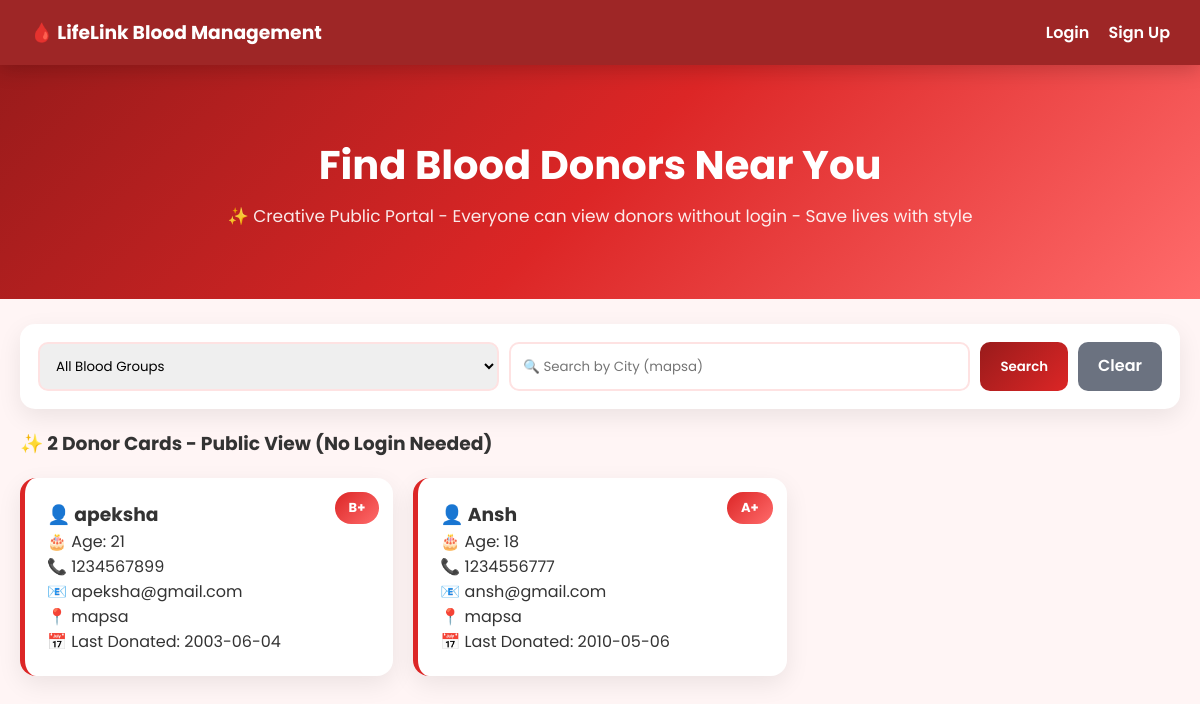
The page / on the database its author committed.
### tables this page shows
CREATE TABLE `donors` (
  `id` int(11) NOT NULL,
  `name` varchar(100) NOT NULL,
  `blood_group` varchar(5) NOT NULL,
  `age` int(11) NOT NULL,
  `phone` varchar(15) NOT NULL,
  `email` varchar(100) NOT NULL,
  `address` text NOT NULL,
  `last_donation_date` date DEFAULT NULL,
  `user_id` int(11) DEFAULT NULL,
  `created_at` timestamp NOT NULL DEFAULT current_timestamp()
);

### index.php (the view, shortened to what this page needs)
<?php include 'config.php'; ?>
<!DOCTYPE html><html><head><title>LifeLink - Home</title><meta name="viewport" content="width=device-width, initial-scale=1"><link rel="stylesheet" href="css/style.css"></head><body>
<div class="header"><h3>🩸 LifeLink Blood Management</h3><div>
<?php if(isset($_SESSION['username'])){ echo htmlspecialchars($_SESSION['username'])." (".$_SESSION['role'].")"; ?>
<a href="dashboard.php">Dashboard</a><?php if($_SESSION['role']=='admin'){ ?><a href="admin.php">Admin Panel</a><?php } ?><a href="logout.php">Logout</a>
<?php }else{ ?><a href="login.php">Login</a> <a href="signup.php">Sign Up</a><?php } ?>
</div></div>
<div class="hero"><h1>Find Blood Donors Near You</h1><p>✨ Creative Public Portal - Everyone can view donors without login - Save lives with style</p></div>
<div class="container">
<div class="search-card">
<form method="GET" style="display:flex;gap:10px;flex:1;flex-wrap:wrap">
<select name="bg"><option value="">All Blood Groups</option><option>A+</option><option>A-</option><option>B+</option><option>B-</option><option>O+</option><option>O-</option><option>AB+</option><option>AB-</option></select>
<input name="city" placeholder="🔍 Search by City (mapsa)" value="<?php echo $_GET['city']??''; ?>">
<button class="btn">Search</button><a href="index.php" class="btn btn-gray">Clear</a>
</form>
</div>
<?php
$sql="SELECT * FROM donors WHERE 1=1";
$sql.=" ORDER BY id DESC";
$res=$conn->query($sql);
echo "<h3>✨ ".$res->num_rows." Donor Cards - Public View (No Login Needed)</h3>";
echo '<div class="donor-grid">';
while($r=$res->fetch_assoc()){
 echo "<div class='donor-card'><div class='blood-badge'>{$r['blood_group']}</div><h3>👤 {$r['name']}</h3><p>🎂 Age: {$r['age']}</p><p>📞 {$r['phone']}</p><p>📧 {$r['email']}</p><p>📍 {$r['address']}</p><p>📅 Last Donated: {$r['last_donation_date']}</p></div>";
}
echo '</div>'; ?>
</div></body></html>

### css/style.css (style rules this page uses)
* { margin:0;padding:0;box-sizing:border-box;font-family:'Poppins',sans-serif }
body { background:#fff5f5;color:#333 }
.header { background:rgba(153,27,27,0.95);backdrop-filter:blur(10px);color:white;padding:18px 30px;display:flex;justify-content:space-between;align-items:center;position:sticky;top:0;z-index:100;box-shadow:0 4px 20px rgba(0,0,0,0.2) }
.header a { color:white;text-decoration:none;margin-left:15px;font-weight:600;transition:0.3s }
.hero { background:linear-gradient(135deg,#991b1b 0%,#dc2626 50%,#ff6b6b 100%);color:white;text-align:center;padding:70px 20px;position:relative }
.hero h1 { font-size:40px;font-weight:700 }
.hero p { font-size:17px;opacity:0.9;margin-top:8px }
.container { max-width:1200px;margin:25px auto;padding:0 20px }
.search-card { background:white;padding:18px;border-radius:15px;box-shadow:0 8px 25px rgba(0,0,0,0.08);display:flex;gap:10px;flex-wrap:wrap;margin-bottom:20px }
.search-card input,.search-card select { padding:12px;border:2px solid #fee2e2;border-radius:10px;flex:1;min-width:140px }
.btn { background:linear-gradient(135deg,#991b1b,#dc2626);color:white;padding:11px 20px;border:none;border-radius:10px;font-weight:600;cursor:pointer;text-decoration:none;display:inline-block;transition:0.3s }
.btn-gray { background:#6b7280 }
.donor-grid { display:grid;grid-template-columns:repeat(auto-fill,minmax(300px,1fr));gap:20px;margin-top:20px }
.donor-card { background:white;border-radius:16px;padding:22px;box-shadow:0 8px 25px rgba(0,0,0,0.08);border-left:5px solid #dc2626;position:relative;transition:0.3s }
.blood-badge { position:absolute;top:14px;right:14px;background:linear-gradient(135deg,#dc2626,#ff6b6b);color:white;padding:6px 14px;border-radius:20px;font-weight:700;font-size:13px }

### rows shown on the page
donors: blood_group "B+", name "apeksha", age "21", phone "1234567899", email "apeksha@gmail.com", address "mapsa", last_donation_date "2003-06-04"
donors: blood_group "A+", name "Ansh", age "18", phone "1234556777", email "ansh@gmail.com", address "mapsa", last_donation_date "2010-05-06"

### other values the page prints
$res->num_rows "2"
